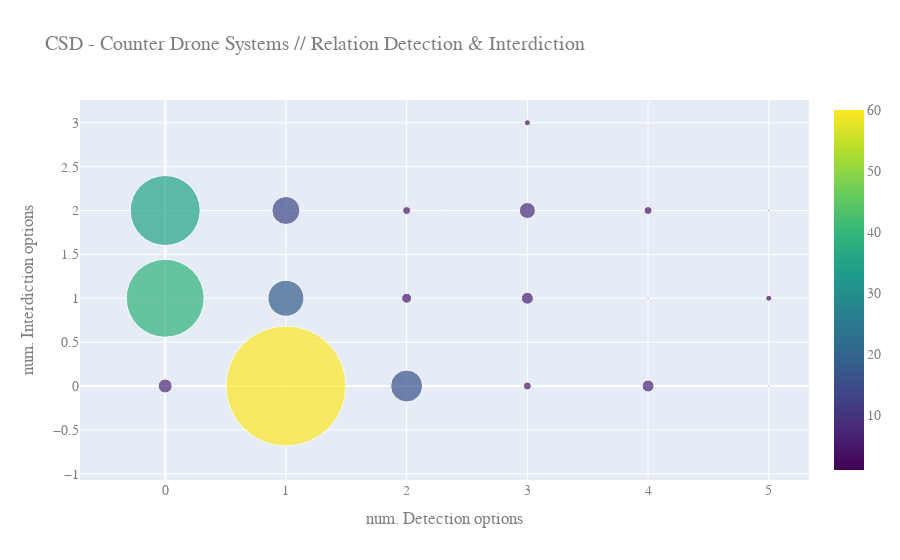

Notebook code cell kept with this figure:
### Markdown cell above
### Relation among options

#### Relation between Detection & Interdiction

Most of the systems present only a detection solution (roughly sixty), followed by systems with only-interdiction solutions: with one option (roughly forty) and two options (roughly thirty) respectively. At least sixty-seven systems are advertised as being capable of both detection and interdiction.

### Code cell
data_DI = {'Detection': detection.count(axis = 1), 'Interdiction': interdiction.count(axis = 1)}
df_data_DI = pd.DataFrame(data_DI)
df_data_DI
# df che conta quante volte compare una coppia di valori
df_data_DI2 = pd.DataFrame(df_data_DI.groupby(list(df_data_DI.columns)).size(), columns=['Count']).reset_index()


fig = go.Figure(data=go.Scatter(
    x=df_data_DI2.Detection,
    y=df_data_DI2.Interdiction,
    mode='markers',
    marker=dict(size=df_data_DI2.Count*2, color=df_data_DI2.Count, colorscale='Viridis',showscale=True)
))


fig.update_layout(
    title="CSD - Counter Drone Systems // Relation Detection & Interdiction",
    xaxis_title="num. Detection options",
    yaxis_title="num. Interdiction options",
    font=dict(
        family="Courier New, monospace",
        size=14,
        color="#7f7f7f"
    )
)

fig.show()

### Figure 1 — Plotly figure (JSON) as saved in the notebook; plotly's stock layout.template omitted (floating-point values rounded to 4 significant figures)
{"data": [{"marker": {"color": [7, 39, 35, 60, 18, 14, 16, 5, 4, 4, 6, 8, 3, 6, 1, 4, 1, 3, 1], "colorscale": [[0, "#440154"], [0.1111, "#482878"], [0.2222, "#3e4989"], [0.3333, "#31688e"], [0.4444, "#26828e"], [0.5556, "#1f9e89"], [0.6667, "#35b779"], [0.7778, "#6ece58"], [0.8889, "#b5de2b"], [1, "#fde725"]], "showscale": true, "size": [14, 78, 70, 120, 36, 28, 32, 10, 8, 8, 12, 16, 6, 12, 2, 8, 2, 6, 2]}, "mode": "markers", "type": "scatter", "x": [0, 0, 0, 1, 1, 1, 2, 2, 2, 3, 3, 3, 3, 4, 4, 4, 5, 5, 5], "y": [0, 1, 2, 0, 1, 2, 0, 1, 2, 0, 1, 2, 3, 0, 1, 2, 0, 1, 2]}], "layout": {"font": {"color": "#7f7f7f", "family": "Courier New, monospace", "size": 14}, "title": {"text": "CSD - Counter Drone Systems // Relation Detection & Interdiction"}, "xaxis": {"title": {"text": "num. Detection options"}}, "yaxis": {"title": {"text": "num. Interdiction options"}}}}
